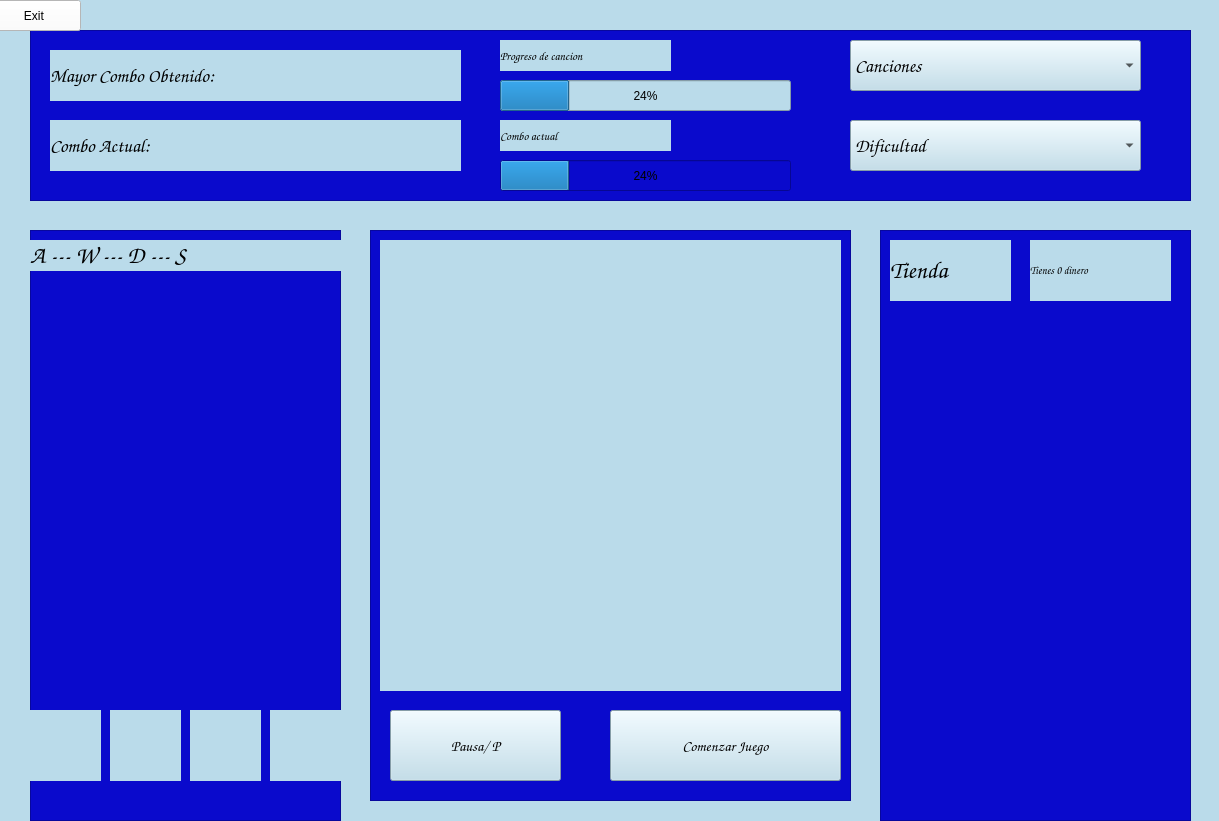
<?xml version="1.0" encoding="UTF-8"?>
<ui version="4.0">
 <class>Form</class>
 <widget class="QWidget" name="Form">
  <property name="geometry">
   <rect>
    <x>0</x>
    <y>0</y>
    <width>1219</width>
    <height>821</height>
   </rect>
  </property>
  <property name="windowTitle">
   <string>Form</string>
  </property>
  <property name="autoFillBackground">
   <bool>false</bool>
  </property>
  <property name="styleSheet">
   <string notr="true">background-color: rgb(186, 219, 234)</string>
  </property>
  <property name="QFrame" stdset="0">
   <string/>
  </property>
  <widget class="QFrame" name="frame">
   <property name="geometry">
    <rect>
     <x>30</x>
     <y>30</y>
     <width>1161</width>
     <height>171</height>
    </rect>
   </property>
   <property name="styleSheet">
    <string notr="true">background-color:rgb(10, 10, 204)</string>
   </property>
   <property name="frameShape">
    <enum>QFrame::StyledPanel</enum>
   </property>
   <property name="frameShadow">
    <enum>QFrame::Raised</enum>
   </property>
   <widget class="QComboBox" name="dificultad_box">
    <property name="geometry">
     <rect>
      <x>820</x>
      <y>90</y>
      <width>291</width>
      <height>51</height>
     </rect>
    </property>
    <property name="font">
     <font>
      <family>Comic Sans MS</family>
      <pointsize>14</pointsize>
     </font>
    </property>
    <property name="styleSheet">
     <string notr="true">background-color: rgb(186, 219, 234)</string>
    </property>
    <item>
     <property name="text">
      <string>Dificultad</string>
     </property>
    </item>
    <item>
     <property name="text">
      <string>Principiante</string>
     </property>
    </item>
   </widget>
   <widget class="QComboBox" name="cancion_box">
    <property name="geometry">
     <rect>
      <x>820</x>
      <y>10</y>
      <width>291</width>
      <height>51</height>
     </rect>
    </property>
    <property name="font">
     <font>
      <family>Comic Sans MS</family>
      <pointsize>14</pointsize>
     </font>
    </property>
    <property name="styleSheet">
     <string notr="true">background-color: rgb(186, 219, 234)</string>
    </property>
    <item>
     <property name="text">
      <string>Canciones</string>
     </property>
    </item>
    <item>
     <property name="text">
      <string>Cancion 1</string>
     </property>
    </item>
    <item>
     <property name="text">
      <string>Cancion 2</string>
     </property>
    </item>
   </widget>
   <widget class="QProgressBar" name="progreso_de_cancion">
    <property name="geometry">
     <rect>
      <x>470</x>
      <y>50</y>
      <width>291</width>
      <height>31</height>
     </rect>
    </property>
    <property name="styleSheet">
     <string notr="true">background-color: rgb(186, 219, 234)</string>
    </property>
    <property name="value">
     <number>24</number>
    </property>
   </widget>
   <widget class="QProgressBar" name="progreso_de_aprobacion">
    <property name="geometry">
     <rect>
      <x>470</x>
      <y>130</y>
      <width>291</width>
      <height>31</height>
     </rect>
    </property>
    <property name="value">
     <number>24</number>
    </property>
   </widget>
   <widget class="QLabel" name="txt_progreso_c">
    <property name="geometry">
     <rect>
      <x>470</x>
      <y>10</y>
      <width>171</width>
      <height>31</height>
     </rect>
    </property>
    <property name="font">
     <font>
      <family>Comic Sans MS</family>
     </font>
    </property>
    <property name="styleSheet">
     <string notr="true">background-color: rgb(186, 219, 234)</string>
    </property>
    <property name="text">
     <string>Progreso de cancion</string>
    </property>
   </widget>
   <widget class="QLabel" name="txt_combo_a">
    <property name="geometry">
     <rect>
      <x>470</x>
      <y>90</y>
      <width>171</width>
      <height>31</height>
     </rect>
    </property>
    <property name="font">
     <font>
      <family>Comic Sans MS</family>
     </font>
    </property>
    <property name="styleSheet">
     <string notr="true">background-color: rgb(186, 219, 234)</string>
    </property>
    <property name="text">
     <string>Combo actual</string>
    </property>
   </widget>
  </widget>
  <widget class="QFrame" name="frame_2">
   <property name="geometry">
    <rect>
     <x>370</x>
     <y>230</y>
     <width>481</width>
     <height>571</height>
    </rect>
   </property>
   <property name="styleSheet">
    <string notr="true">background-color:rgb(10, 10, 204)</string>
   </property>
   <property name="frameShape">
    <enum>QFrame::StyledPanel</enum>
   </property>
   <property name="frameShadow">
    <enum>QFrame::Raised</enum>
   </property>
   <widget class="QPushButton" name="botton_pausa">
    <property name="geometry">
     <rect>
      <x>20</x>
      <y>480</y>
      <width>171</width>
      <height>71</height>
     </rect>
    </property>
    <property name="font">
     <font>
      <family>Comic Sans MS</family>
      <pointsize>11</pointsize>
     </font>
    </property>
    <property name="styleSheet">
     <string notr="true">background-color: rgb(186, 219, 234)</string>
    </property>
    <property name="text">
     <string>Pausa/ P</string>
    </property>
    <property name="autoDefault">
     <bool>false</bool>
    </property>
    <property name="default">
     <bool>false</bool>
    </property>
   </widget>
   <widget class="QPushButton" name="botton_comenzar_juego">
    <property name="geometry">
     <rect>
      <x>240</x>
      <y>480</y>
      <width>231</width>
      <height>71</height>
     </rect>
    </property>
    <property name="font">
     <font>
      <family>Comic Sans MS</family>
      <pointsize>11</pointsize>
     </font>
    </property>
    <property name="styleSheet">
     <string notr="true">background-color: rgb(186, 219, 234)</string>
    </property>
    <property name="text">
     <string>Comenzar Juego</string>
    </property>
    <property name="autoDefault">
     <bool>false</bool>
    </property>
    <property name="default">
     <bool>false</bool>
    </property>
   </widget>
  </widget>
  <widget class="QFrame" name="frame_3">
   <property name="geometry">
    <rect>
     <x>30</x>
     <y>230</y>
     <width>311</width>
     <height>591</height>
    </rect>
   </property>
   <property name="styleSheet">
    <string notr="true">background-color:rgb(10, 10, 204)</string>
   </property>
   <property name="frameShape">
    <enum>QFrame::StyledPanel</enum>
   </property>
   <property name="frameShadow">
    <enum>QFrame::Raised</enum>
   </property>
   <widget class="QPushButton" name="left_base_arrow">
    <property name="geometry">
     <rect>
      <x>0</x>
      <y>480</y>
      <width>71</width>
      <height>71</height>
     </rect>
    </property>
    <property name="styleSheet">
     <string notr="true">background-color: rgb(186, 219, 234)</string>
    </property>
    <property name="text">
     <string/>
    </property>
    <property name="icon">
     <iconset>
      <normaloff>../../../PrograAvz/Extra Mio/T02/sprites/flechas/left_5.png</normaloff>../../../PrograAvz/Extra Mio/T02/sprites/flechas/left_5.png</iconset>
    </property>
    <property name="iconSize">
     <size>
      <width>60</width>
      <height>60</height>
     </size>
    </property>
   </widget>
   <widget class="QPushButton" name="up_base_arrow">
    <property name="geometry">
     <rect>
      <x>80</x>
      <y>480</y>
      <width>71</width>
      <height>71</height>
     </rect>
    </property>
    <property name="styleSheet">
     <string notr="true">background-color: rgb(186, 219, 234)</string>
    </property>
    <property name="text">
     <string/>
    </property>
    <property name="icon">
     <iconset>
      <normaloff>../../../PrograAvz/Extra Mio/T02/sprites/flechas/up_5.png</normaloff>../../../PrograAvz/Extra Mio/T02/sprites/flechas/up_5.png</iconset>
    </property>
    <property name="iconSize">
     <size>
      <width>60</width>
      <height>60</height>
     </size>
    </property>
   </widget>
   <widget class="QPushButton" name="right_base_arrow">
    <property name="geometry">
     <rect>
      <x>160</x>
      <y>480</y>
      <width>71</width>
      <height>71</height>
     </rect>
    </property>
    <property name="styleSheet">
     <string notr="true">background-color: rgb(186, 219, 234)</string>
    </property>
    <property name="text">
     <string/>
    </property>
    <property name="icon">
     <iconset>
      <normaloff>../../../PrograAvz/Extra Mio/T02/sprites/flechas/right_5.png</normaloff>../../../PrograAvz/Extra Mio/T02/sprites/flechas/right_5.png</iconset>
    </property>
    <property name="iconSize">
     <size>
      <width>60</width>
      <height>60</height>
     </size>
    </property>
   </widget>
   <widget class="QPushButton" name="down_base_arrow">
    <property name="geometry">
     <rect>
      <x>240</x>
      <y>480</y>
      <width>71</width>
      <height>71</height>
     </rect>
    </property>
    <property name="styleSheet">
     <string notr="true">background-color: rgb(186, 219, 234)</string>
    </property>
    <property name="text">
     <string/>
    </property>
    <property name="icon">
     <iconset>
      <normaloff>../../../PrograAvz/Extra Mio/T02/sprites/flechas/down_5.png</normaloff>../../../PrograAvz/Extra Mio/T02/sprites/flechas/down_5.png</iconset>
    </property>
    <property name="iconSize">
     <size>
      <width>60</width>
      <height>60</height>
     </size>
    </property>
   </widget>
   <widget class="QLabel" name="tienda_txt_2">
    <property name="geometry">
     <rect>
      <x>0</x>
      <y>10</y>
      <width>311</width>
      <height>31</height>
     </rect>
    </property>
    <property name="font">
     <font>
      <family>Comic Sans MS</family>
      <pointsize>18</pointsize>
     </font>
    </property>
    <property name="styleSheet">
     <string notr="true">background-color: rgb(186, 219, 234)</string>
    </property>
    <property name="text">
     <string>A --- W --- D --- S</string>
    </property>
   </widget>
   <widget class="QLabel" name="press_left">
    <property name="geometry">
     <rect>
      <x>0</x>
      <y>480</y>
      <width>71</width>
      <height>71</height>
     </rect>
    </property>
    <property name="styleSheet">
     <string notr="true">background-color: rgb(186, 219, 234)</string>
    </property>
    <property name="text">
     <string/>
    </property>
    <property name="pixmap">
     <pixmap>sprites/flechas/left_3.png</pixmap>
    </property>
   </widget>
   <widget class="QLabel" name="press_up">
    <property name="geometry">
     <rect>
      <x>80</x>
      <y>480</y>
      <width>71</width>
      <height>71</height>
     </rect>
    </property>
    <property name="styleSheet">
     <string notr="true">background-color: rgb(186, 219, 234)</string>
    </property>
    <property name="text">
     <string/>
    </property>
    <property name="pixmap">
     <pixmap>sprites/flechas/up_3.png</pixmap>
    </property>
   </widget>
   <widget class="QLabel" name="press_right">
    <property name="geometry">
     <rect>
      <x>160</x>
      <y>480</y>
      <width>71</width>
      <height>71</height>
     </rect>
    </property>
    <property name="styleSheet">
     <string notr="true">background-color: rgb(186, 219, 234)</string>
    </property>
    <property name="text">
     <string/>
    </property>
    <property name="pixmap">
     <pixmap>sprites/flechas/right_3.png</pixmap>
    </property>
   </widget>
   <widget class="QLabel" name="press_down">
    <property name="geometry">
     <rect>
      <x>240</x>
      <y>480</y>
      <width>71</width>
      <height>71</height>
     </rect>
    </property>
    <property name="styleSheet">
     <string notr="true">background-color: rgb(186, 219, 234)</string>
    </property>
    <property name="text">
     <string/>
    </property>
    <property name="pixmap">
     <pixmap>sprites/flechas/down_3.png</pixmap>
    </property>
   </widget>
  </widget>
  <widget class="QFrame" name="frame_4">
   <property name="geometry">
    <rect>
     <x>880</x>
     <y>230</y>
     <width>311</width>
     <height>591</height>
    </rect>
   </property>
   <property name="styleSheet">
    <string notr="true">background-color:rgb(10, 10, 204)</string>
   </property>
   <property name="frameShape">
    <enum>QFrame::StyledPanel</enum>
   </property>
   <property name="frameShadow">
    <enum>QFrame::Raised</enum>
   </property>
   <widget class="QLabel" name="tienda_txt">
    <property name="geometry">
     <rect>
      <x>10</x>
      <y>10</y>
      <width>121</width>
      <height>61</height>
     </rect>
    </property>
    <property name="font">
     <font>
      <family>Comic Sans MS</family>
      <pointsize>18</pointsize>
     </font>
    </property>
    <property name="styleSheet">
     <string notr="true">background-color: rgb(186, 219, 234)</string>
    </property>
    <property name="text">
     <string>Tienda</string>
    </property>
   </widget>
   <widget class="QLabel" name="dinero_player">
    <property name="geometry">
     <rect>
      <x>150</x>
      <y>10</y>
      <width>141</width>
      <height>61</height>
     </rect>
    </property>
    <property name="font">
     <font>
      <family>Comic Sans MS</family>
      <pointsize>8</pointsize>
     </font>
    </property>
    <property name="styleSheet">
     <string notr="true">background-color: rgb(186, 219, 234)</string>
    </property>
    <property name="text">
     <string>Tienes 0 dinero</string>
    </property>
   </widget>
  </widget>
  <widget class="QPushButton" name="boton_salir_juego">
   <property name="geometry">
    <rect>
     <x>-10</x>
     <y>0</y>
     <width>91</width>
     <height>31</height>
    </rect>
   </property>
   <property name="styleSheet">
    <string notr="true">background-color: rgb(255, 255, 255)</string>
   </property>
   <property name="text">
    <string>Exit </string>
   </property>
  </widget>
  <widget class="QLabel" name="mayor_combo_obtenido">
   <property name="geometry">
    <rect>
     <x>50</x>
     <y>50</y>
     <width>411</width>
     <height>51</height>
    </rect>
   </property>
   <property name="font">
    <font>
     <family>Comic Sans MS</family>
     <pointsize>14</pointsize>
    </font>
   </property>
   <property name="styleSheet">
    <string notr="true">background-color: rgb(186, 219, 234)</string>
   </property>
   <property name="text">
    <string>Mayor Combo Obtenido:</string>
   </property>
  </widget>
  <widget class="QLabel" name="combo_actual">
   <property name="geometry">
    <rect>
     <x>50</x>
     <y>120</y>
     <width>411</width>
     <height>51</height>
    </rect>
   </property>
   <property name="font">
    <font>
     <family>Comic Sans MS</family>
     <pointsize>14</pointsize>
    </font>
   </property>
   <property name="styleSheet">
    <string notr="true">background-color: rgb(186, 219, 234)</string>
   </property>
   <property name="text">
    <string>Combo Actual: </string>
   </property>
  </widget>
  <widget class="QLabel" name="boom_left">
   <property name="geometry">
    <rect>
     <x>30</x>
     <y>710</y>
     <width>71</width>
     <height>71</height>
    </rect>
   </property>
   <property name="styleSheet">
    <string notr="true">background-color: rgb(255, 255, 255,0)</string>
   </property>
   <property name="text">
    <string/>
   </property>
   <property name="pixmap">
    <pixmap>sprites/flechas/boom_1.png</pixmap>
   </property>
   <property name="scaledContents">
    <bool>true</bool>
   </property>
  </widget>
  <widget class="QLabel" name="img_pista_de_baile">
   <property name="geometry">
    <rect>
     <x>380</x>
     <y>240</y>
     <width>461</width>
     <height>451</height>
    </rect>
   </property>
   <property name="text">
    <string/>
   </property>
   <property name="pixmap">
    <pixmap>../../../PrograAvz/Extra Mio/T02/sprites/fondos/fondo.png</pixmap>
   </property>
   <property name="scaledContents">
    <bool>true</bool>
   </property>
  </widget>
  <widget class="QLabel" name="boom_up">
   <property name="geometry">
    <rect>
     <x>110</x>
     <y>710</y>
     <width>71</width>
     <height>71</height>
    </rect>
   </property>
   <property name="styleSheet">
    <string notr="true">background-color: rgb(255, 255, 255,0)</string>
   </property>
   <property name="text">
    <string/>
   </property>
   <property name="pixmap">
    <pixmap>sprites/flechas/boom_3.png</pixmap>
   </property>
   <property name="scaledContents">
    <bool>true</bool>
   </property>
  </widget>
  <widget class="QLabel" name="boom_right">
   <property name="geometry">
    <rect>
     <x>190</x>
     <y>710</y>
     <width>71</width>
     <height>71</height>
    </rect>
   </property>
   <property name="styleSheet">
    <string notr="true">background-color: rgb(255, 255, 255,0)</string>
   </property>
   <property name="text">
    <string/>
   </property>
   <property name="pixmap">
    <pixmap>sprites/flechas/boom_4.png</pixmap>
   </property>
   <property name="scaledContents">
    <bool>true</bool>
   </property>
  </widget>
  <widget class="QLabel" name="boom_down">
   <property name="geometry">
    <rect>
     <x>270</x>
     <y>710</y>
     <width>71</width>
     <height>71</height>
    </rect>
   </property>
   <property name="styleSheet">
    <string notr="true">background-color: rgb(255, 255, 255,0)</string>
   </property>
   <property name="text">
    <string/>
   </property>
   <property name="pixmap">
    <pixmap>sprites/flechas/boom_2.png</pixmap>
   </property>
   <property name="scaledContents">
    <bool>true</bool>
   </property>
  </widget>
  <zorder>frame</zorder>
  <zorder>frame_2</zorder>
  <zorder>frame_3</zorder>
  <zorder>frame_4</zorder>
  <zorder>boton_salir_juego</zorder>
  <zorder>mayor_combo_obtenido</zorder>
  <zorder>combo_actual</zorder>
  <zorder>img_pista_de_baile</zorder>
  <zorder>boom_left</zorder>
  <zorder>boom_up</zorder>
  <zorder>boom_right</zorder>
  <zorder>boom_down</zorder>
 </widget>
 <resources/>
 <connections/>
</ui>
